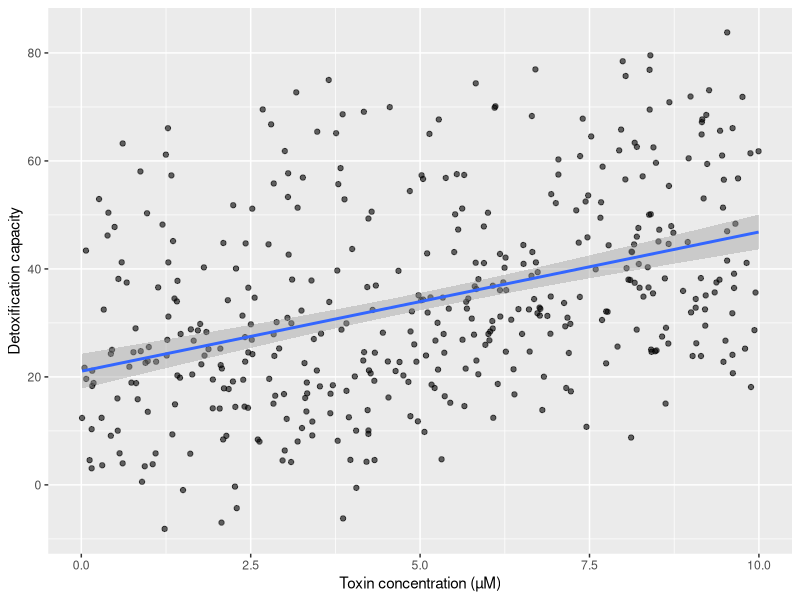
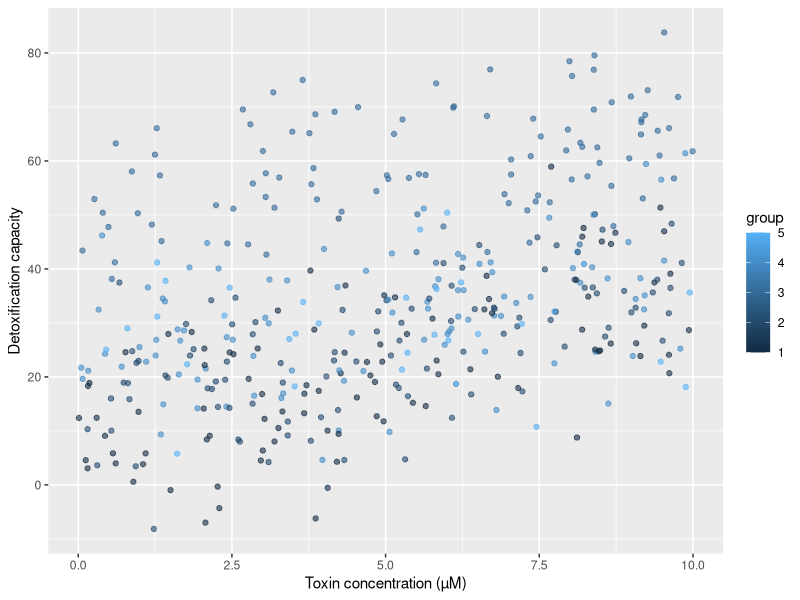
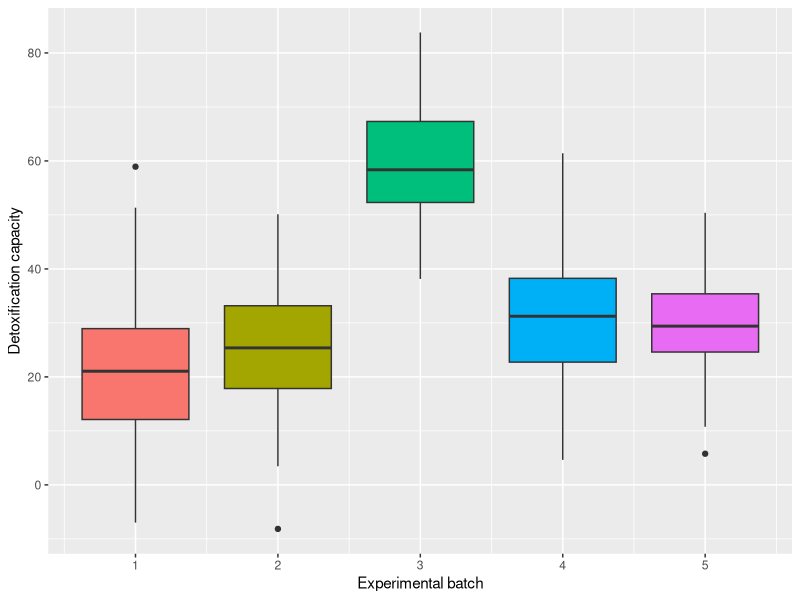

Here is the R script that generated these plots, in order:
library(tidyverse)
library(readr)
library(here)
benzo_data <- read.csv(here("data","benzo_data.csv"))
getwd()
view(benzo_data)


ggplot(benzo_data, aes(x = benzo_um, y = detox_exp)) +
  geom_point(alpha = 0.6) +
  labs(
    x = "Toxin concentration (µM)",
    y = "Detoxification capacity"
  ) +
  geom_smooth(method = "lm", se = TRUE)
#plots data ignoring group structure
#Graph shows positive relationship


ggplot(benzo_data, aes(x = benzo_um, y = detox_exp, colour = group)) +
  geom_point(alpha = 0.6) +
  labs(
    x = "Toxin concentration (µM)",
    y = "Detoxification capacity"
  ) +
  theme(legend.position = "right")
#plots data points colored by experimental batch
#shows that groups differ substantially in baseline detox capacity


ggplot(benzo_data, aes(x = group, y = detox_exp, fill = factor(group))) +
  geom_boxplot() +
  labs(
    x = "Experimental batch",
    y = "Detoxification capacity"
  ) +
  theme(legend.position = "none")
#boxplot shows how detoxification capacity differs between experimental batches
#group 3 has substantially higher detoxification

summarise(benzo_data)
